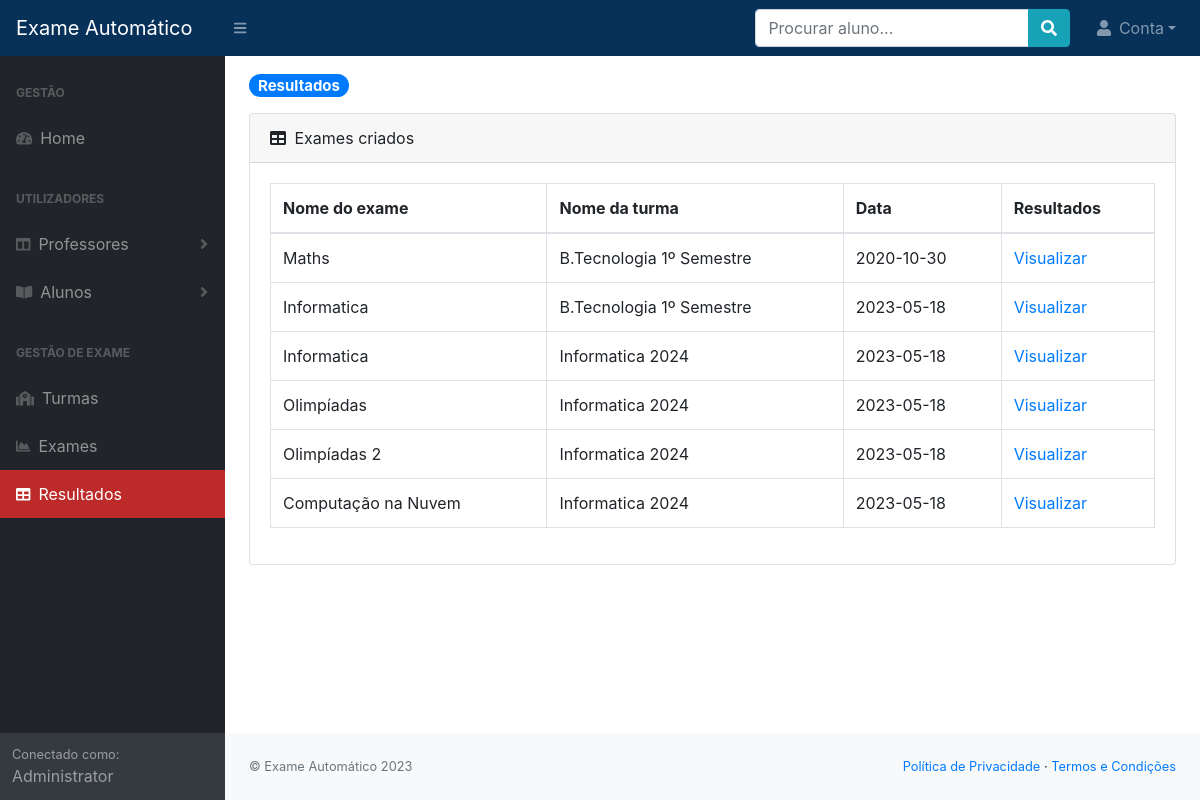
The page /admin/resultados.php (signed in) on the database its author committed.
### tables this page shows
CREATE TABLE `exames` (
  `id` int(11) NOT NULL,
  `id_professor_criado` int(11) NOT NULL,
  `nome_exame` varchar(255) NOT NULL,
  `total_de_perguntas` int(11) NOT NULL,
  `total_notas` int(11) NOT NULL,
  `passar_notas` int(11) NOT NULL,
  `tempo_total` int(11) NOT NULL,
  `esta_ativo` tinyint(1) NOT NULL DEFAULT 0,
  `data` date DEFAULT NULL
);

CREATE TABLE `turmas` (
  `id` int(11) NOT NULL,
  `nome` varchar(255) NOT NULL
);

### includes/funcoes.php (called while the page is built, shortened)
<?php
require_once('db.php');
function loggedAdmin()
{
    if (isset($_SESSION['id_utilizador'])) {
        global $conn;
        $id_utilizador = $_SESSION['id_utilizador'];
        $stmt = $conn->prepare("SELECT * FROM admins WHERE id = ? LIMIT 1");
        $stmt->bind_param('i', $id_utilizador);
        $stmt->execute();
        $resultado = $stmt->get_result();
        if ($resultado) {
            $row = $resultado->fetch_assoc();
            return $row;
        } else {
            return false;
        }
    }
}
function getAdminExamesAtribuido()
{
    $rows = array();
    global $conn;
    $stmt = $conn->prepare("SELECT exames.nome_exame AS nome_exame, exames.id AS id_exame, exames.data, turmas.nome AS nome_turma,
        turmas.id AS id_turma FROM exames INNER JOIN turma_de_axame ON exames.id = turma_de_axame.id_exame INNER JOIN turmas ON
        turmas.id = turma_de_axame.id_turma");
    if ($stmt) {
        $stmt->execute();
        $resultado = $stmt->get_result();
        if ($resultado) {
            while ($row = $resultado->fetch_assoc()) {
                array_push($rows, $row);
            }
            return $rows;
        }
    }
    return false;
}

### admin/resultados.php (the view, shortened to what this page needs)
<?php require_once('../includes/funcoes.php') ?>
<?php require_once('layouts/header.php') ?>
<?php require_once('layouts/navbar.php') ?>
<div id="layoutSidenav">
    <div id="layoutSidenav_nav">
        <?php require_once('layouts/sidebar.php') ?>
    </div>
    <div id="layoutSidenav_content">
        <main>
            <div class="container-fluid">
                <h1 class="mt-3 h5"><span class="badge badge-pill badge-primary">Resultados</span></h1>
                <div class="card mt-3 mb-4">
                    <div class="card-header">
                        <div class="row">
                            <div class="col-md-6">
                                <i class="fas fa-table mr-1"></i>
                                Exames criados
                            </div>
                        </div>
                    </div>
                    <div class="card-body">
                        <?php
                            $listas = getAdminExamesAtribuido();
                            if($listas){
                        ?>
                            <div class="table-responsive">
                                <table class="table table-bordered" width="100%" cellspacing="0">
                                    <thead>
                                        <tr>
                                            <th>Nome do exame</th>
                                            <th>Nome da turma</th>
                                            <th>Data</th>
                                            <th>Resultados</th>
                                        </tr>
                                    </thead>
                                    <tbody>
                                        <?php foreach($listas as $lista) { ?>
                                        <tr>
                                            <td><?php echo htmlspecialchars($lista['nome_exame'], ENT_QUOTES, 'UTF-8'); ?></td>
                                            <td><?php echo htmlspecialchars($lista['nome_turma'], ENT_QUOTES, 'UTF-8'); ?></td>
                                            <td><?php echo htmlspecialchars($lista['data'], ENT_QUOTES, 'UTF-8'); ?></td>
                                            <td>
                                                <a href="turma_resultados.php?exame=<?php echo $lista['id_exame'] ?>&&turma=<?php echo $lista['id_turma'] ?>" turma="mx-1">Visualizar</a>
                                            </td>
                                        </tr>
                                        <?php } ?>
                                    </tbody>
                                </table>
                            </div>
                        <?php } ?>
                    </div>
                </div>
            </div>
        </main>
        <?php require_once('layouts/footer.php') ?>
    </div>
</div>
<?php require_once('layouts/fim.php') ?>

### admin/layouts/sidebar.php (shortened to what this page needs)
<nav class="sb-sidenav accordion sb-sidenav-dark" id="sidenavAccordion">
    <div class="sb-sidenav-menu">
        <div class="nav">
            <div class="sb-sidenav-menu-heading">Gestão</div>
            <a class="nav-link" href="index.php">
                <div class="sb-nav-link-icon"><i class="fas fa-tachometer-alt"></i></div>
                Home
            </a>
            <div class="sb-sidenav-menu-heading">Utilizadores</div>
            <a class="nav-link collapsed" href="#" data-toggle="collapse" data-target="#collapseLayouts" aria-expanded="false" aria-controls="collapseLayouts">
                <div class="sb-nav-link-icon"><i class="fas fa-columns"></i></div>
                Professores
                <div class="sb-sidenav-collapse-arrow"><i class="fas fa-angle-down"></i></div>
            </a>
            <a class="nav-link collapsed" href="#" data-toggle="collapse" data-target="#collapseStudent" aria-expanded="false" aria-controls="collapsePages">
                <div class="sb-nav-link-icon"><i class="fas fa-book-open"></i></div>
                Alunos
                <div class="sb-sidenav-collapse-arrow"><i class="fas fa-angle-down"></i></div>
            </a>
            <div class="sb-sidenav-menu-heading">Gestão de Exame</div>
            <a class="nav-link" href="turma.php">
                <div class="sb-nav-link-icon"><i class="fas fa-school"></i></div>
                Turmas
            </a>
            <a class="nav-link" href="exame.php">
                <div class="sb-nav-link-icon"><i class="fas fa-chart-area"></i></div>
                Exames
            </a>
            <a class="nav-link" href="resultados.php">
                <div class="sb-nav-link-icon"><i class="fas fa-table"></i></div>
                Resultados
            </a>
        </div>
    </div>
    <div class="sb-sidenav-footer">
        <div class="small">Conectado como:</div>
        <?php
            $admin = loggedAdmin();
            if($admin){
                echo htmlspecialchars($admin['nome'], ENT_QUOTES, 'UTF-8');
            }
        ?>
    </div>
</nav>

### admin/layouts/header.php (style rules this page uses)
.sb-sidenav-dark .sb-sidenav-menu .nav-link.active { color: #fff; background: #bd2a2a; }

### rows shown on the page
exames: nome_exame "Maths", turmas.nome "B.Tecnologia 1º Semestre", data "2020-10-30"
exames: nome_exame "Informatica", turmas.nome "B.Tecnologia 1º Semestre", data "2023-05-18", turmas.nome "Informatica 2024"
exames: nome_exame "Olimpíadas", turmas.nome "Informatica 2024", data "2023-05-18"
exames: nome_exame "Olimpíadas 2", turmas.nome "Informatica 2024", data "2023-05-18"
exames: nome_exame "Computação na Nuvem", turmas.nome "Informatica 2024", data "2023-05-18"

### other values the page prints
$admin['nome'] "Administrator"
